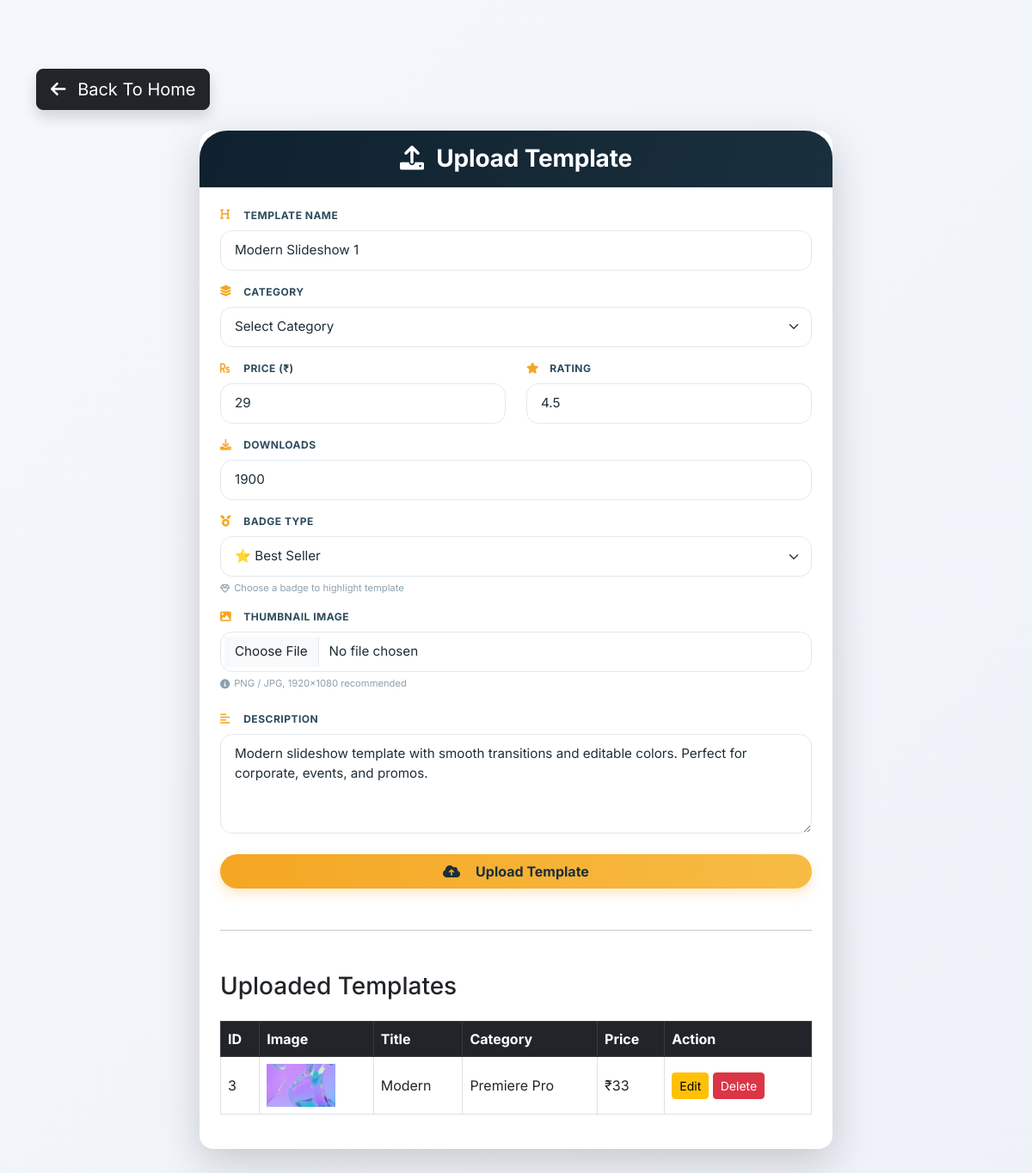
/upload-template/, run on the app's committed database.
### adpanel/models.py (models this page shows, shortened)
class Template(models.Model):
    title = models.CharField(max_length=200)
    category = models.CharField(max_length=100)
    price = models.IntegerField()
    rating = models.FloatField(default=0)
    downloads = models.IntegerField(default=0)
    badge = models.CharField(max_length=50)
    image = models.ImageField(upload_to='templates/')
    description = models.TextField()

### adpanel/views.py (the view, shortened to what this page needs)
# urls.py: path('upload-template/',ad.upload_template,name='upload_template'),
def upload_template(request):
    templates = Template.objects.all().order_by('-id')
    return render(request, "ad/upload_template.html",  {"templates": templates})

### templates/ad/upload_template.html (shortened to what this page needs)
<!DOCTYPE html>
<html lang="en">
<head>
    <link href="https://cdn.jsdelivr.net/npm/bootstrap@5.3.0-alpha1/dist/css/bootstrap.min.css" rel="stylesheet">
    <link rel="stylesheet" href="https://cdnjs.cloudflare.com/ajax/libs/font-awesome/6.0.0-beta3/css/all.min.css">
</head>
<body>
<div class="container py-4 py-md-5">
   <div class="mb-4">
    <a href="{% url 'home' %}"
       class="btn btn-dark btn-lg shadow">
        <i class="fas fa-arrow-left me-2"></i>
        Back To Home
    </a>
</div>
    <div class="row justify-content-center">
        <div class="col-lg-8 col-md-10">
            <div class="card upload-card shadow-lg border-0 rounded-4">
                <div class="card-header-premium text-white text-center py-3 rounded-top-4">
                    <h3 class="mb-0">
                        <i class="fas fa-upload me-2"></i>
                        Upload Template
                    </h3>
                </div>
                <div class="card-body-premium p-4">
                    <form method="POST" enctype="multipart/form-data" id="templateUploadForm">
                        <div class="mb-3">
                            <label class="form-label fw-bold">
                                <i class="fas fa-heading"></i> Template Name
                            </label>
                            <input type="text"
                                   name="title"
                                   class="form-control"
                                   placeholder="Modern Slideshow 1"
                                   value="Modern Slideshow 1"
                                   required>
                        </div>
                        <div class="mb-3">
                            <label class="form-label fw-bold">
                                <i class="fas fa-layer-group"></i> Category
                            </label>
                            <select name="category" class="form-select">
                                <option selected disabled>Select Category</option>
                            </select>
                        </div>
                        <div class="row">
                            <div class="col-md-6 mb-3">
                                <label class="form-label fw-bold">
                                    <i class="fas fa-rupee-sign"></i> Price (₹)
                                </label>
                                <input type="number"
                                       name="price"
                                       class="form-control"
                                       placeholder="29"
                                       value="29">
                            </div>
                            <div class="col-md-6 mb-3">
                                <label class="form-label fw-bold">
                                    <i class="fas fa-star"></i> Rating
                                </label>
                                <input type="number"
                                       step="0.1"
                                       min="1"
                                       max="5"
                                       name="rating"
                                       class="form-control"
                                       placeholder="4.5"
                                       value="4.5">
                            </div>
                        </div>
                        <div class="mb-3">
                            <label class="form-label fw-bold">
                                <i class="fas fa-download"></i> Downloads
                            </label>
                            <input type="number"
                                   name="downloads"
                                   class="form-control"
                                   placeholder="1900"
                                   value="1900">
                        </div>
                        <div class="mb-3">
                            <label class="form-label fw-bold">
                                <i class="fas fa-medal"></i> Badge Type
                            </label>
                            <select name="badge" class="form-select">
                                <option>⭐ Best Seller</option>
                            </select>
                            <div class="file-hint"><i class="far fa-gem"></i> Choose a badge to highlight template</div>
                        </div>
                        <div class="mb-4">
                            <label class="form-label fw-bold">
                                <i class="fas fa-image"></i> Thumbnail Image
                            </label>
                            <input type="file"
                                   name="image"
                                   accept="image/*"
                                   class="form-control">
                            <div class="file-hint"><i class="fas fa-info-circle"></i> PNG / JPG, 1920x1080 recommended</div>
                        </div>
                        <div class="mb-4">
                            <label class="form-label fw-bold">
                                <i class="fas fa-align-left"></i> Description
                            </label>
                            <textarea class="form-control"
                                      rows="4"
                                      name="description"
                                      placeholder="Write template description...">Modern slideshow template with smooth transitions and editable colors. Perfect for corporate, events, and promos.</textarea>
                        </div>
                        <button type="submit"
                                class="btn btn-warning-pro fw-bold w-100 py-2">
                            <i class="fas fa-cloud-upload-alt me-2"></i>
                            Upload Template
                        </button>
                    </form>
                    <hr class="my-5">
<h3 class="mb-4">
    Uploaded Templates
</h3>
<div class="table-responsive">
<table class="table table-bordered table-hover align-middle">
    <thead class="table-dark">
        <tr>
            <th>ID</th>
            <th>Image</th>
            <th>Title</th>
            <th>Category</th>
            <th>Price</th>
            <th>Action</th>
        </tr>
    </thead>
    <tbody>
    {% for item in templates %}
        <tr>
            <td>{{ item.id }}</td>
            <td>
                <img src="{{ item.image.url }}"
                     width="80"
                     height="50"
                     style="object-fit:cover;">
            </td>
            <td>{{ item.title }}</td>
            <td>{{ item.category }}</td>
            <td>₹{{ item.price }}</td>
            <td>
                <a href="{% url 'edit_template' item.id %}"
                   class="btn btn-warning btn-sm">
                    Edit
                </a>
                <a href="{% url 'delete_template' item.id %}"
                   class="btn btn-danger btn-sm"
                   onclick="return confirm('Delete Template?')">
                    Delete
                </a>
            </td>
        </tr>
    {% empty %}
        <tr>
            <td colspan="6" class="text-center">
                No Templates Found
            </td>
        </tr>
    {% endfor %}
    </tbody>
</table>
</div>
                </div>
            </div>
        </div>
    </div>
</div>
</body>
</html>

### templates/ad/upload_template.html (style rules this page uses)
* { font-family: 'Inter', system-ui, -apple-system, 'Segoe UI', sans-serif; }
body { background: linear-gradient(135deg, #f5f7fc 0%, #eef2f8 100%); min-height: 100vh; padding: 2rem 0; }
.upload-card { border: none; border-radius: 32px; background: #ffffff; box-shadow: 0 25px 50px -12px rgba(0, 0, 0, 0.15), 0 1px 2px rgba(0, 0, 0, 0.02); transition: transform 0.2s, box-shadow 0.2s; }
.card-header-premium { background: linear-gradient(105deg, #0f212e 0%, #1a2f3e 100%); border-radius: 32px 32px 0 0 !important; padding: 1.5rem 1.8rem; border-bottom: none; }
.card-header-premium h3 { font-weight: 700; letter-spacing: -0.2px; }
.card-body-premium { padding: 2rem 1.8rem 2.2rem 1.8rem; }
.form-label { font-weight: 700; font-size: 0.75rem; letter-spacing: 0.5px; text-transform: uppercase; color: #2c4b5c; margin-bottom: 0.5rem; display: flex; align-items: center; gap: 8px; }
.form-label i { color: #f5a623; font-size: 0.8rem; width: 1.2rem; }
.form-control, .form-select { border: 1.5px solid #e2e9f0; border-radius: 14px; padding: 0.7rem 1rem; font-size: 0.95rem; background-color: #ffffff; transition: all 0.2s; color: #1f2f38; }
.form-control::placeholder { color: #b9c8d4; font-weight: 400; }
.btn-warning-pro { background: linear-gradient(98deg, #f5a623 0%, #f7bc45 100%); border: none; border-radius: 40px; padding: 0.9rem 1rem; font-weight: 700; font-size: 1rem; color: #1b2e3a; transition: all 0.25s; box-shadow: 0 6px 14px rgba(245, 166, 35, 0.25); display: flex; align-items: center; justify-content: center; gap: 10px; }
.file-hint { font-size: 0.7rem; color: #8da0ad; margin-top: 5px; display: flex; align-items: center; gap: 5px; }
select.form-select option { padding: 10px; }
.row > div { margin-bottom: 0; }
.mb-4:last-of-type { margin-bottom: 1.5rem !important; }

### data on the page
Template: id "3", image (picture), title "Modern", category "Premiere Pro", price "33"
